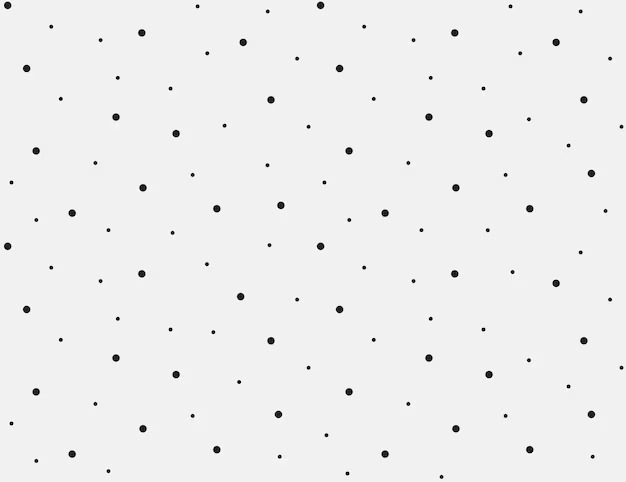
#> input picture segmentacao/images/ponto.jpg, 626 x 482 px
$ jupyter execute index2.ipynb
#> lines starting #> are read from the running program, lines starting #| are printed output that depends on the picture
#> in exec_1_1, img is the input picture: shape (482, 626); min 0, max 255, mean 239
André Luiz da Silva Conde
<br>

<center>

# Atividades - Segmentação Parte 1

<center>

#### 1. Implementar detector de ponto conforme slide 17.

Detecção de pontos: uso de derivadas de segunda ordem (laplaciano):

matriz laplaciana:

$$
\begin{bmatrix}
0 & -1 & 0 \\
-1 & -4 & -1 \\
0 & -1 & 0
\end{bmatrix}
$$

ou use:

$$
\begin{bmatrix}
-1 & -1 & -1 \\
-1 & -8 & -1 \\
-1 & -1 & -1
\end{bmatrix}
$$

[cell 1]
import cv2
import numpy as np
from matplotlib import pyplot as plt


def make_laplacian_mask() -> np.ndarray:
    return np.array([[0, -1, 0], [-1, 4, -1], [0, -1, 0]])
    # return np.array([[-1, -1, -1], [-1, 8, -1], [-1, -1, -1]])

Aplicando o filtro laplaciano na imagem:

[cell 2]
def laplacian(img: np.ndarray) -> np.ndarray:
    mask = make_laplacian_mask()
    return cv2.filter2D(img, -1, mask)
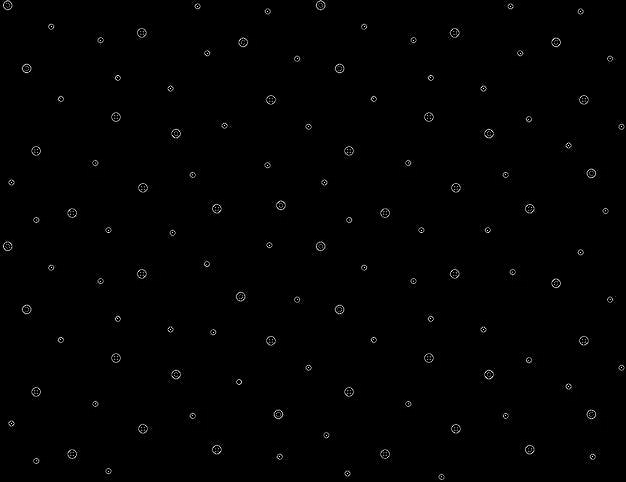
#> returned value: shape (482, 626); min 0, max 255, mean 1.7

Pode-se assumir que o ponto ocorre quando:

$$
\begin{align}
g(x,y) = 1 & \text{ se } |R(x,y)| >= T \\
g(x,y) = 0 & \text{ caso contrário}
\end{align}
$$

Onde $R(x,y)$ é o resultado da resposta da máscara no ponto central $(x, y)$ de uma região e $T$ é um limiar não negativo que regula a intensidade da resposta que será considerada ponto isolado.

[cell 3]
def detect_points(img: np.ndarray, t: float) -> np.ndarray:
    lap = laplacian(img)
    return np.where(np.abs(lap) >= t, 1, 0)
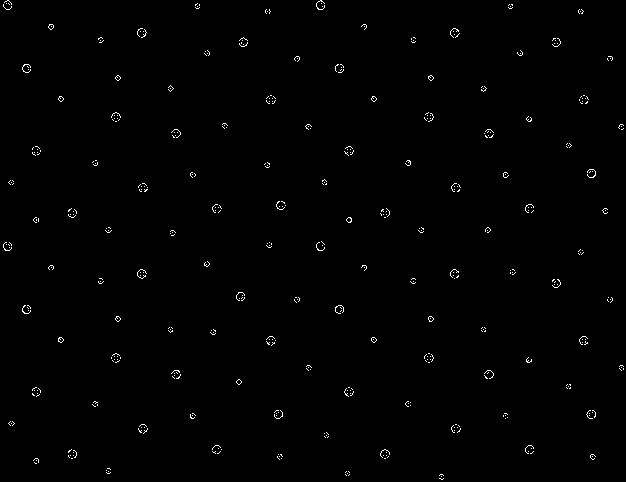
#> returned value: shape (482, 626) int64; values 0 (black) and 1 (white), 0.67% white in thin lines or dots

##### 1.1. Tirar uma foto de uma imagem com um fundo branco e fazer alguns pontos com caneta preta.

[cell 4]
def exec_1_1():
    img = cv2.imread('images/ponto.jpg', cv2.IMREAD_GRAYSCALE)
    points = detect_points(img, 100)

    _, ax = plt.subplots(1, 2, figsize=(15, 15))
    ax[0].imshow(img, cmap='gray')
    ax[0].set_title('Original')
    ax[1].imshow(points, cmap='gray')
    ax[1].set_title('Pontos detectados')


exec_1_1()
del exec_1_1
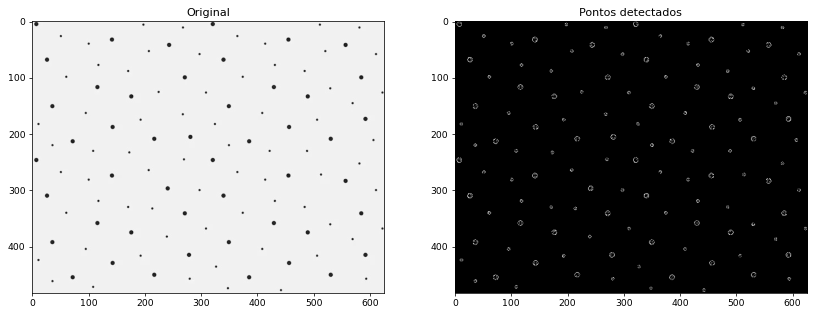
#> figure drawn by matplotlib, 2 panels
